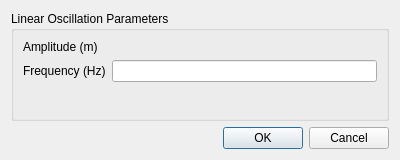
<?xml version="1.0" encoding="UTF-8"?>
<ui version="4.0">
 <class>LinearOscillationDialog</class>
 <widget class="QDialog" name="LinearOscillationDialog">
  <property name="geometry">
   <rect>
    <x>0</x>
    <y>0</y>
    <width>400</width>
    <height>160</height>
   </rect>
  </property>
  <property name="windowTitle">
   <string>Linear Oscillation</string>
  </property>
  <layout class="QVBoxLayout" name="verticalLayout">
   <item>
    <widget class="QGroupBox" name="groupBox">
     <property name="title">
      <string>Linear Oscillation Parameters</string>
     </property>
     <layout class="QFormLayout" name="formLayout">
      <item row="0" column="0">
       <widget class="QLabel" name="amplitudeLabel">
        <property name="text">
         <string>Amplitude (m)</string>
        </property>
       </widget>
      </item>
      <item row="0" column="1">
       <widget class="VectorWidget" name="amplitude"/>
      </item>
      <item row="1" column="0">
       <widget class="QLabel" name="frequencyLabel">
        <property name="text">
         <string>Frequency (Hz)</string>
        </property>
       </widget>
      </item>
      <item row="1" column="1">
       <widget class="QLineEdit" name="frequency"/>
      </item>
     </layout>
    </widget>
   </item>
   <item>
    <widget class="QDialogButtonBox" name="buttonBox">
     <property name="standardButtons">
      <set>QDialogButtonBox::Cancel|QDialogButtonBox::Ok</set>
     </property>
    </widget>
   </item>
  </layout>
 </widget>
 <customwidgets>
  <customwidget>
   <class>VectorWidget</class>
   <extends>QWidget</extends>
   <header>baramFlow.view.widgets.vector_widget</header>
  </customwidget>
 </customwidgets>
 <resources/>
 <connections/>
</ui>
